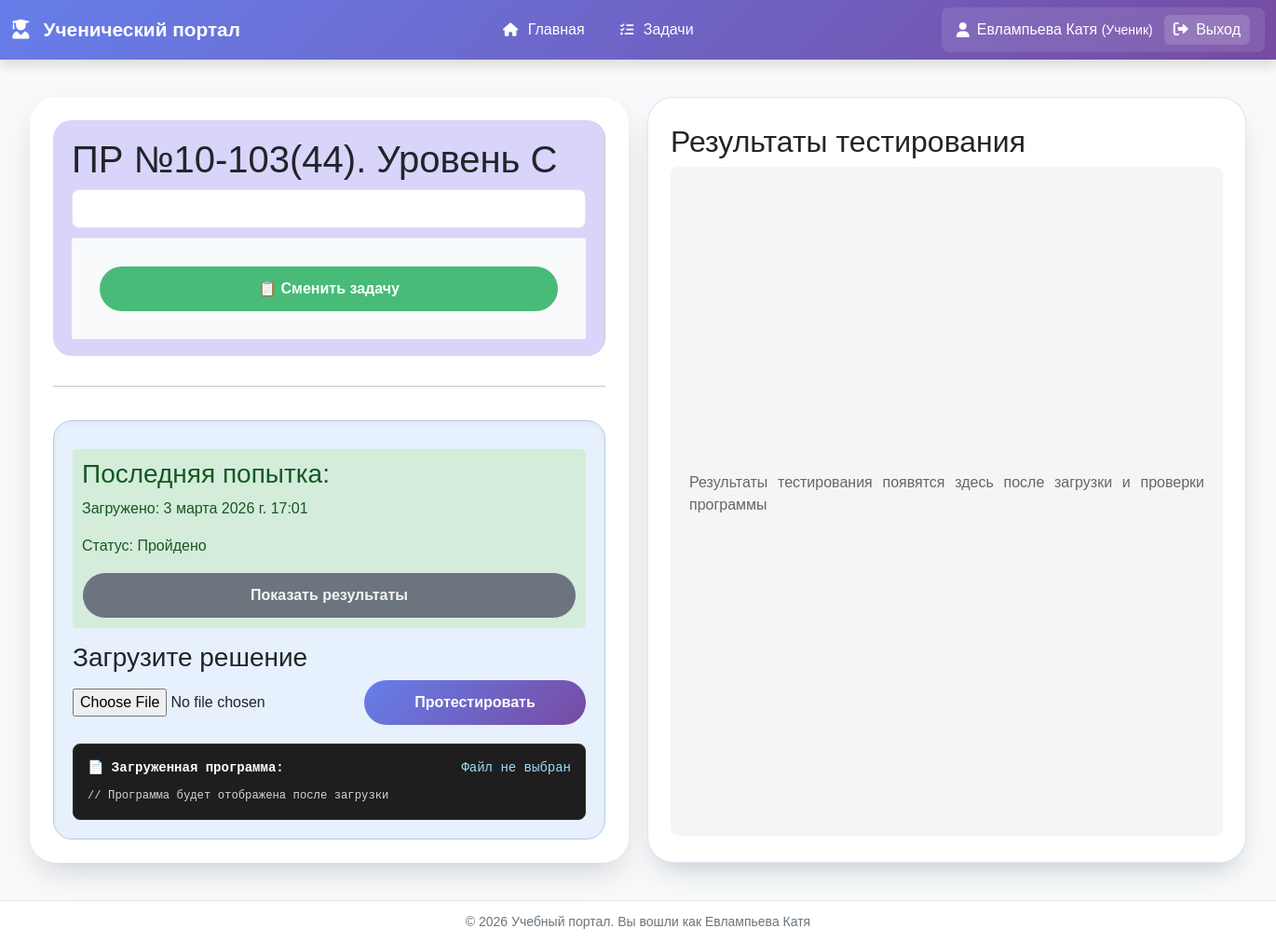
The page /tasks/task/30/ (signed in) on the database as committed earlier.
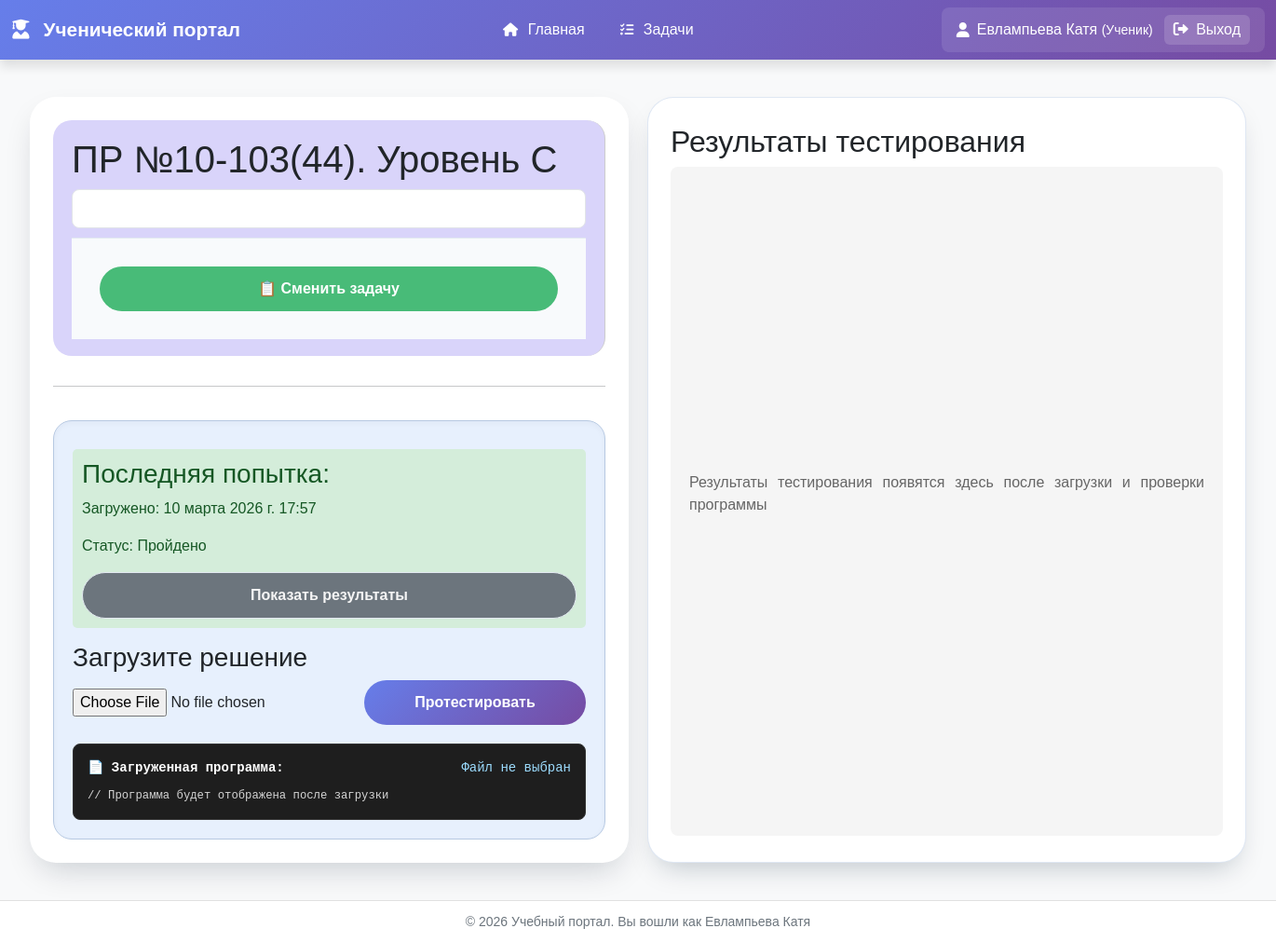
The same page on the database as committed later.
### task_description_app/models.py (models this page shows, shortened)
class UploadedProgram(models.Model):
    user = models.ForeignKey(
        settings.AUTH_USER_MODEL,
        on_delete=models.CASCADE,
        null=True,
        blank=True
    )
    task = models.ForeignKey(Task, on_delete=models.CASCADE, related_name='solutions')
    program_file = models.FileField(upload_to='student_programs/%Y/%m/%d/')
    program_path = models.CharField(max_length=500, blank=True)  # Абсолютный путь
    upload_time = models.DateTimeField(auto_now_add=True)
    test_results = models.JSONField(null=True, blank=True)
    status = models.CharField(
        max_length=20,
        choices=[
            ('uploaded', 'Загружено'),
            ('testing', 'Тестируется'),
            ('passed', 'Пройдено'),
            ('failed', 'Не пройдено'),
        ],
        default='uploaded'
    )

### task_description_app/views.py (the view)
# urls.py: path('task/<int:task_id>/', views.task_detail, name='task_detail'),
def task_detail(request, task_id):
    task = get_object_or_404(Task, id=task_id)
    md_content = ""
    task_dir = os.path.join(settings.TASKS_ROOT, task.test_path)
    if task.test_file and os.path.exists(task_dir):
        with open(task_dir + '\\task.md', 'r', encoding='utf-8') as f:
            print(f"Файл md найден и открыт")
            md_content = f.read()
    html_content = render_markdown_without_empty_blocks(md_content)
    from task_description_app.models import UploadedProgram
    if request.user.is_authenticated:
        uploaded_program = UploadedProgram.objects.filter(
            task=task,
            user=request.user
        ).order_by('-upload_time').first()
    else:
        uploaded_program = None
    context = {
        'task': task,
        'md_html': html_content,
        'uploaded_program': uploaded_program,
        'title': task.title
    }
    return render(request, 'task_description_app/task_detail.html', context)

### task_description_app/models.py (called while the page is built)
    @property
    def test_path(self):
        if self.test_file:
            return os.path.join(settings.MEDIA_ROOT, self.test_file.name)
        return None

### task_description_app/views.py (called while the page is built)
def render_markdown_without_empty_blocks(md_content):
    html_content = markdown.markdown(md_content, extensions=['extra'])
    html_content = re.sub(r'<pre><code[^>]*>\s*</code></pre>\n?', '', html_content)
    return html_content

### templates/task_description_app/task_detail.html (shortened to what this page needs)
{% extends 'base.html' %}
{% load static %}
{% block extra_css %}
    <link rel="stylesheet"
          href="https://cdnjs.cloudflare.com/ajax/libs/highlight.js/11.9.0/styles/atom-one-dark.min.css">
    <link rel="stylesheet" href="{% static 'task_description_app/css/task_description.css' %}">
    <link rel="stylesheet" href="{% static 'testing_app/css/testing_app.css' %}">
{% endblock %}
{% block content %}
    <div class="grid-split">
        <div class="left-panel">
            <div class="task-description">
                <h1>{{ task.title }}</h1>
                <div class="markdown-content">
                </div>
                <div class="results-actions">
                    <a href="{% url 'tasks:task_list' %}" class="btn btn-success">
                        📋 Сменить задачу
                    </a>
                </div>
            </div>
            <hr>
            <div class="upload-section-bottom" style="grid-column: 1; margin-top: 20px;">
                {% if uploaded_program %}
                    <div class="status {{ uploaded_program.status }}" style="margin-bottom: 15px;">
                        <h3>Последняя попытка:</h3>
                        <p>Загружено: {{ uploaded_program.upload_time }}</p>
                        <p>Статус: {{ uploaded_program.get_status_display }}</p>
                        {% if uploaded_program.test_results %}
                            <button class="btn btn-secondary" onclick="showResults({{ uploaded_program.id }})">
                                Показать результаты
                            </button>
                        {% endif %}
                    </div>
                {% endif %}
                <div class="upload-form" style="margin-bottom: 20px;">
                    <h3>Загрузите решение</h3>
                    <form id="programUploadForm" enctype="multipart/form-data">
                        <div style="display: flex; gap: 10px; align-items: center;">
                            <input type="file" name="file" accept=".py" id="programFile" required style="flex-grow: 1;">
                            <button type="submit" class="btn btn-primary">Протестировать</button>
                        </div>
                    </form>
                </div>
                <div class="program-display">
                    <div style="display: flex; justify-content: space-between; align-items: center; margin-bottom: 10px; color: #fff;">
                        <strong>📄 Загруженная программа:</strong>
                        <span id="programFileName" style="color: #9cdcfe;">Файл не выбран</span>
                    </div>
                    <pre id="programContent" style="margin: 0; white-space: pre-wrap; word-wrap: break-word;">// Программа будет отображена после загрузки</pre>
                </div>
            </div>
        </div>
        <div class="upload-section" style="display: flex; flex-direction: column; height: 100%;">
            <h2>Результаты тестирования</h2>
            <div id="testResultsPlaceholder"
                 style="flex-grow: 1; display: flex; align-items: center; justify-content: center; background: #f5f5f5; border-radius: 8px; padding: 20px; text-align: center;">
                <p style="color: #666;">Результаты тестирования появятся здесь после загрузки и проверки программы</p>
            </div>
        </div>
    </div>
{% endblock %}

Rows that differ between the two databases and show on the page:
no longer on this page (row unchanged): UploadedProgram: upload_time "3 марта 2026 г. 17:01", status "Пройдено"
added UploadedProgram: upload_time "10 марта 2026 г. 17:57", status "Пройдено"
